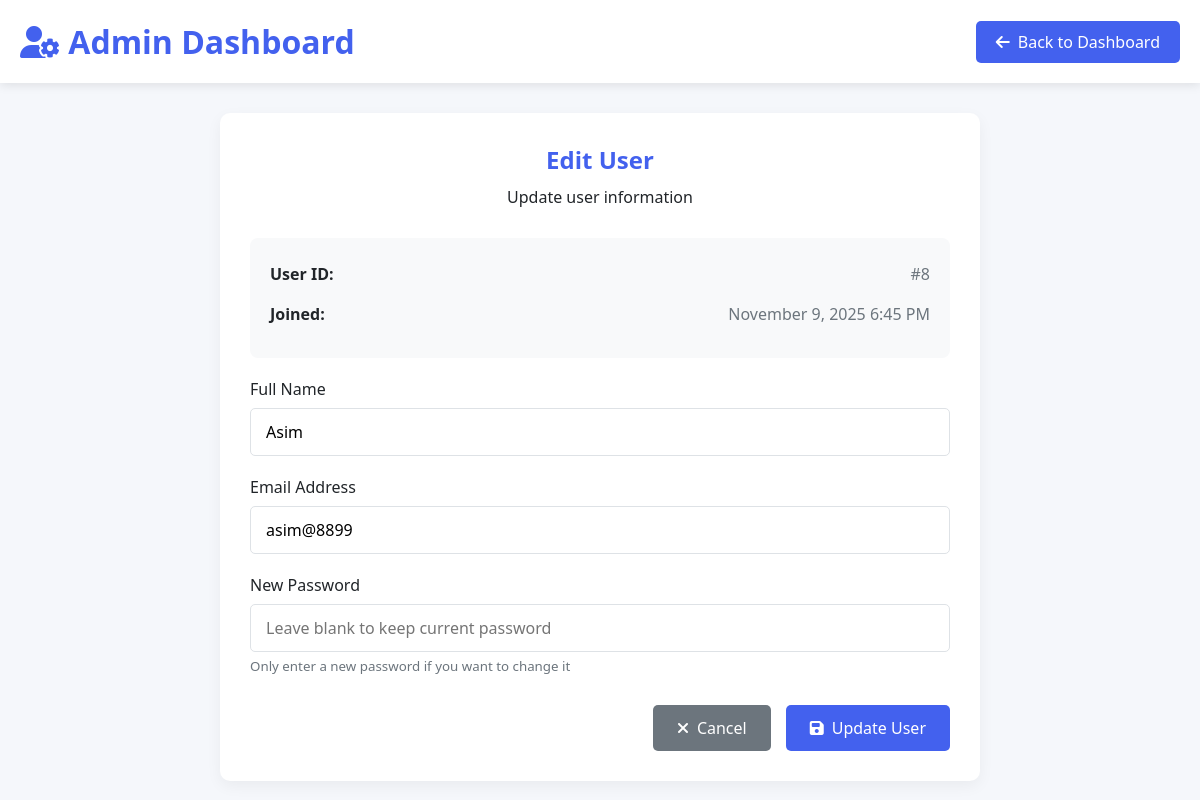
Page /cvforge_frontend/admin_edit_user.php?id=8 (signed in) on the committed database.
### tables this page shows
CREATE TABLE `users` (
  `id` int(11) NOT NULL,
  `fullname` varchar(100) NOT NULL,
  `email` varchar(100) NOT NULL,
  `password` varchar(255) NOT NULL,
  `created_at` timestamp NULL DEFAULT current_timestamp(),
  `has_completed_resume` tinyint(1) DEFAULT 0
);

### cvforge_frontend/admin_edit_user.php (the view, shortened to what this page needs)
<?php
include 'db_connect.php';
$user = null;
if (isset($_GET['id'])) {
    $user_id = intval($_GET['id']);
    $stmt = $conn->prepare("SELECT * FROM users WHERE id = ?");
    $stmt->bind_param("i", $user_id);
    $stmt->execute();
    $result = $stmt->get_result();
    $user = $result->fetch_assoc();
}
?>
<!DOCTYPE html>
<html lang="en">
<head>
    <link rel="stylesheet" href="https://cdnjs.cloudflare.com/ajax/libs/font-awesome/6.4.0/css/all.min.css">
</head>
<body>
    <div class="admin-header">
        <div class="header-content">
            <h1><i class="fas fa-user-cog"></i> Admin Dashboard</h1>
            <a href="admin_dashboard.php" class="back-btn">
                <i class="fas fa-arrow-left"></i> Back to Dashboard
            </a>
        </div>
    </div>
    <div class="container">
        <?php if ($user): ?>
        <div class="form-container">
            <div class="form-header">
                <h2>Edit User</h2>
                <p>Update user information</p>
            </div>
            <div class="user-info">
                <div class="info-item">
                    <span class="info-label">User ID:</span>
                    <span class="info-value">#<?php echo $user['id']; ?></span>
                </div>
                <div class="info-item">
                    <span class="info-label">Joined:</span>
                    <span class="info-value"><?php echo date('F j, Y g:i A', strtotime($user['created_at'])); ?></span>
                </div>
            </div>
            <form method="POST">
                <div class="form-group">
                    <label for="fullname">Full Name</label>
                    <input type="text" id="fullname" name="fullname" class="form-control"
                           value="<?php echo htmlspecialchars($user['fullname']); ?>" required>
                </div>
                <div class="form-group">
                    <label for="email">Email Address</label>
                    <input type="email" id="email" name="email" class="form-control"
                           value="<?php echo htmlspecialchars($user['email']); ?>" required>
                </div>
                <div class="form-group">
                    <label for="password">New Password</label>
                    <input type="password" id="password" name="password" class="form-control"
                           placeholder="Leave blank to keep current password">
                    <small style="color: var(--gray); margin-top: 5px; display: block;">
                        Only enter a new password if you want to change it
                    </small>
                </div>
                <div class="form-actions">
                    <a href="admin_dashboard.php" class="btn btn-secondary">
                        <i class="fas fa-times"></i> Cancel
                    </a>
                    <button type="submit" name="update_user" class="btn btn-primary">
                        <i class="fas fa-save"></i> Update User
                    </button>
                </div>
            </form>
        </div>
        <?php endif; ?>
    </div>
</body>
</html>

### cvforge_frontend/admin_edit_user.php (style rules this page uses)
* { margin: 0; padding: 0; box-sizing: border-box; font-family: 'Segoe UI', Tahoma, Geneva, Verdana, sans-serif; }
:root { --primary: #4361ee; --secondary: #3f37c9; --success: #4cc9f0; --danger: #f72585; --warning: #f8961e; --light: #f8f9fa; --dark: #212529; --gray: #6c757d; --border: #dee2e6; }
body { background-color: #f5f7fb; color: var(--dark); min-height: 100vh; }
.admin-header { background: white; padding: 20px; box-shadow: 0 2px 10px rgba(0,0,0,0.1); margin-bottom: 30px; }
.header-content { max-width: 1200px; margin: 0 auto; display: flex; justify-content: space-between; align-items: center; }
.header-content h1 { color: var(--primary); }
.back-btn { background: var(--primary); color: white; padding: 10px 20px; text-decoration: none; border-radius: 5px; display: flex; align-items: center; gap: 8px; }
.container { max-width: 800px; margin: 0 auto; padding: 0 20px; }
.form-container { background: white; border-radius: 10px; padding: 30px; box-shadow: 0 5px 15px rgba(0,0,0,0.05); }
.form-header { margin-bottom: 30px; text-align: center; }
.form-header h2 { color: var(--primary); margin-bottom: 10px; }
.form-group { margin-bottom: 20px; }
.form-group label { display: block; margin-bottom: 8px; font-weight: 500; color: var(--dark); }
.form-control { width: 100%; padding: 12px 15px; border: 1px solid var(--border); border-radius: 5px; font-size: 16px; transition: border 0.3s; }
.btn { padding: 12px 24px; border: none; border-radius: 5px; cursor: pointer; font-size: 16px; font-weight: 500; transition: all 0.2s; text-decoration: none; display: inline-flex; align-items: center; gap: 8px; }
.btn-primary { background: var(--primary); color: white; }
.btn-secondary { background: var(--gray); color: white; }
.form-actions { display: flex; gap: 15px; justify-content: flex-end; margin-top: 30px; }
.user-info { background: var(--light); padding: 20px; border-radius: 8px; margin-bottom: 20px; }
.info-item { display: flex; justify-content: space-between; margin-bottom: 8px; padding: 5px 0; }
.info-label { font-weight: 600; color: var(--dark); }
.info-value { color: var(--gray); }

### rows in the picture
users: id "8", created_at "November 9, 2025 6:45 PM", fullname "Asim", email "asim@8899"
